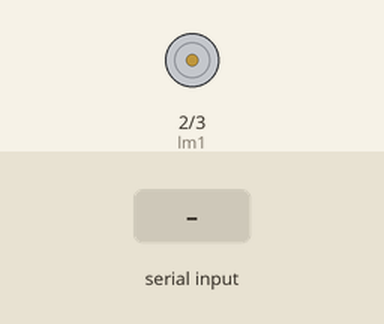
Recording of a sketch running on a simulated Arduino Uno, built with avr-gcc and run on an emulated ATmega328P. On the bench: motor-driver pin pairs drawn as motors (green arrow = first pin HIGH = forward, orange = second pin HIGH = backward, longer = more drive). Inputs (shaded band) come from the test bench. What the sketch prints to the serial monitor is not drawn.

Above: at 1.2 s.
1.3 s: "F" received over Serial
At 1.6 s:
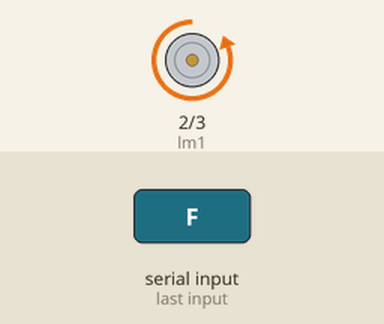
2.8 s: "B" received over Serial
At 4.0 s:
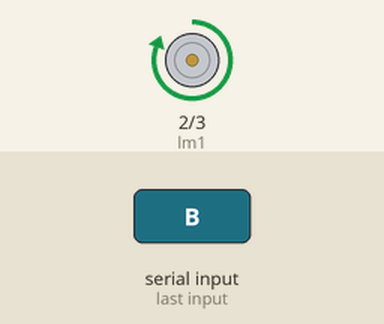
4.3 s: "R" received over Serial
At 5.1 s:
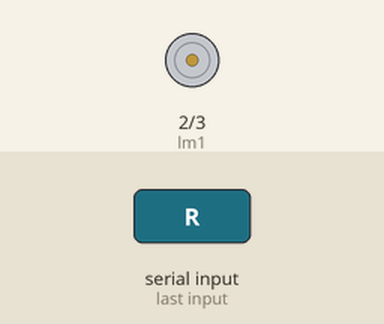
Timing chart, 0 to 7.3 s (numbered marks = the images above; inputs shaded):
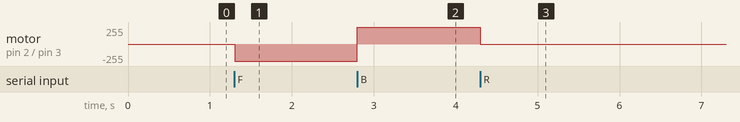

The sketch:

_4wheel_basic_motion.ino
```cpp
int rm1=0;
int rm2=1;
int lm1=2;
int lm2=3;

void setup()
{
  //inputs of H-bridge, motors on one side work together//
  //when " rm1 is low & rm2 is high "right side motors moveclockwise and similatily the left side motors//

  pinMode(rm1,OUTPUT);
  pinMode(rm2,OUTPUT);
  pinMode(lm1,OUTPUT);
  pinMode(lm2,OUTPUT);

//set the serial communication rate
   Serial.begin(9600);
   }
   void loop()
   {
      //check whether arduino is reciving signal or not
     while(Serial.available() == 0);
     char val = Serial.read() ;//reads the signal
     Serial.print(val);

  //forward//
  if(val=='F')
  {
    digitalWrite(rm1,LOW);
    digitalWrite(rm2,HIGH);
    digitalWrite(lm1,LOW);
    digitalWrite(lm2,HIGH);
  }
  //backward//
  else if(val=='B')
  {
    digitalWrite(rm1,HIGH);
    digitalWrite(rm2,LOW);
    digitalWrite(lm1,HIGH);
    digitalWrite(lm2,LOW);
  }
  //right//
  else if(val=='R')
  {
    digitalWrite(rm1,LOW);
    digitalWrite(rm2,HIGH);
    digitalWrite(lm1,LOW);
    digitalWrite(lm2,LOW);
  }
  //left//
  else if(val=='L')
  {
  digitalWrite(rm1,LOW);
  digitalWrite(rm2,LOW);
  digitalWrite(lm1,LOW);
  digitalWrite(lm2,HIGH);
  }


}
```

Measured:
- after the input at 1.3 s, motor on pin 2 (lm1) / pin 3 (lm2): stopped → backward 255/255 at once
- after the input at 2.8 s, motor on pin 2 (lm1) / pin 3 (lm2): backward 255/255 → forward 255/255 at once
- after the input at 4.3 s, motor on pin 2 (lm1) / pin 3 (lm2): forward 255/255 → stopped at once
